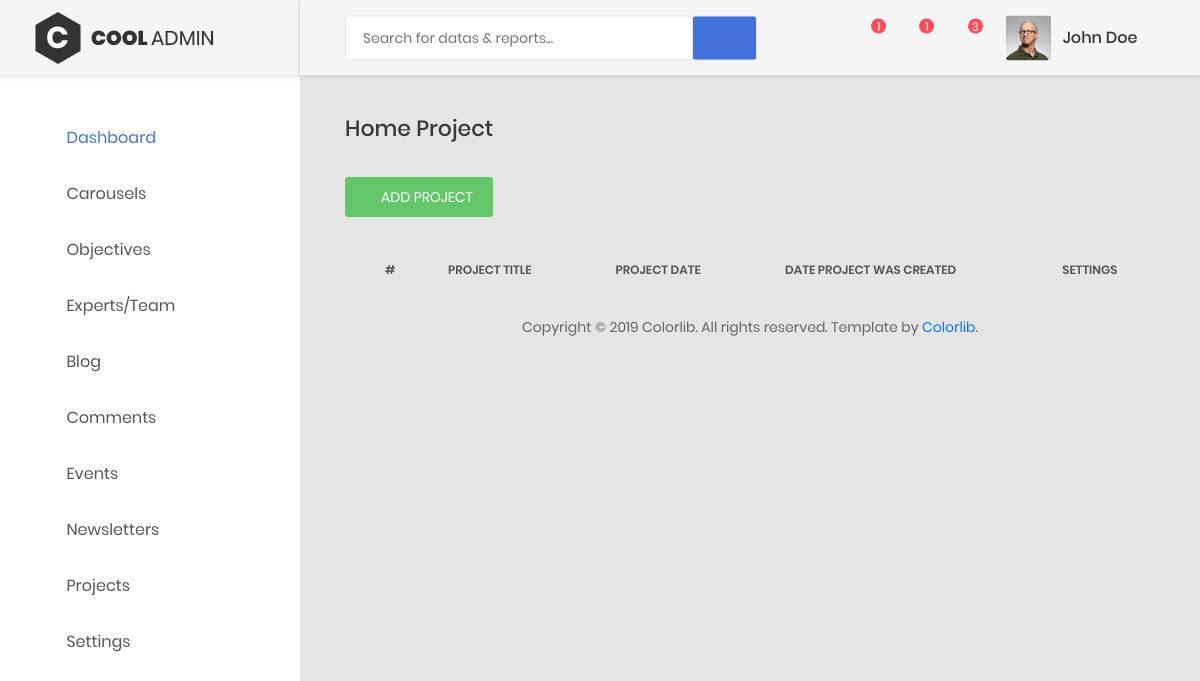
/ccsbadmin/viewProjects/, run on an earlier commit of the app's database.
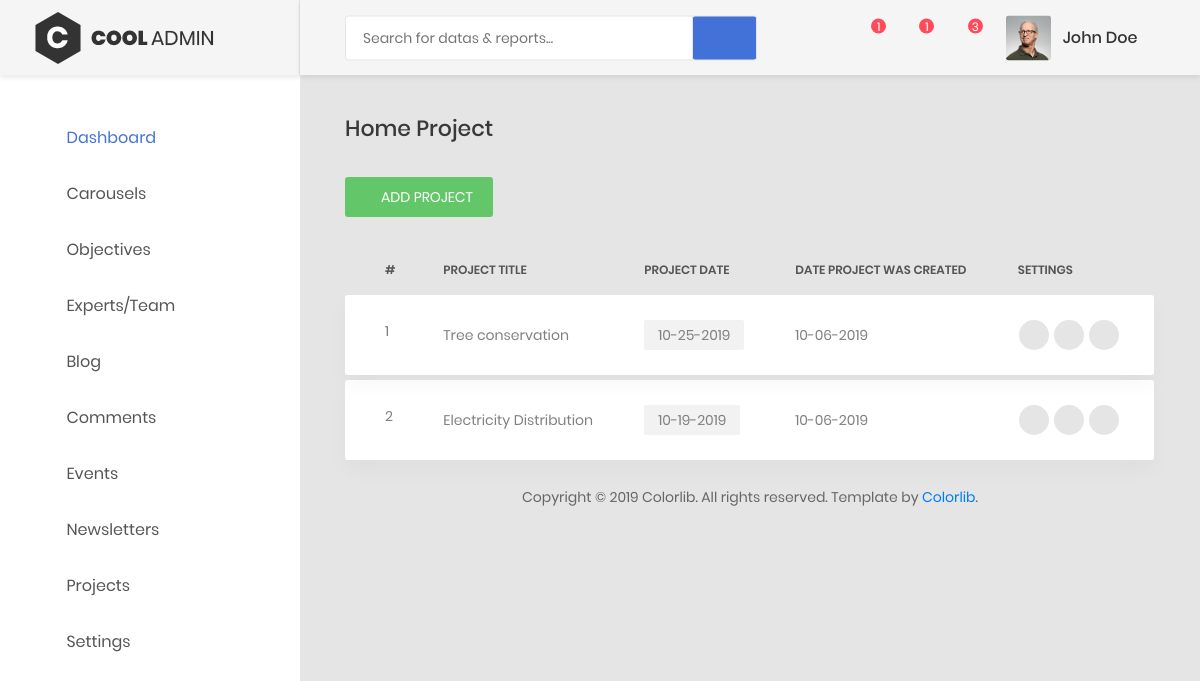
And on a later commit of the database.
### ccsbadmin/models.py (models this page shows, shortened)
class Project(models.Model):
    project_image = models.ImageField(upload_to='project_image', max_length=200, null=False, blank=False)  # height_field=None, width_field=None,
    project_title = models.CharField(max_length=150, null=False, blank=False)
    project_description = models.TextField()
    date = models.DateTimeField(default=datetime.datetime.now())
    created_at = models.DateTimeField(auto_now_add=True)
    updated_at = models.DateTimeField(auto_now=True)

### ccsbadmin/views.py (the view)
# urls.py: path('viewProjects/', views.viewProjects, name='viewProjects'),
def viewProjects(request):
    projects = Project.objects.order_by("-created_at")
    context = {
        'title': "Project",
        'projects': projects,
    }
    return render(request, 'projects/project.html', context)

### ccsbadmin/templates/projects/project.html (shortened to what the changed rows need)
{% extends "aahome/aalayout.html" %}
{% load static %}
    {% block links %}
        <link type="text/css" rel="stylesheet" href="https://cdn.datatables.net/1.10.18/css/dataTables.bootstrap.min.css">
        <link type="text/css" href="https://cdnjs.cloudflare.com/ajax/libs/bootstrap-select/1.10.0/css/bootstrap-select.min.css" rel="stylesheet" />
        <link rel="stylesheet" href="https://cdn.jsdelivr.net/npm/bootstrap-select@1.13.9/dist/css/bootstrap-select.min.css">
    {% endblock links %}
{% block content %}
            <div class="main-content">
                <div class="section__content section__content--p30">
                    <div class="container-fluid">
                        <div class="row">
                            <div class="col-md-12">
                                <div class="table-responsive table-responsive-data2">
                                    <table class="table tablez table-data2">
                                        <thead>
                                            <tr>
                                                <th>#</th>
                                                <th>project title</th>
                                                <th>project date</th>
                                                <th>date project was created</th>
                                                <th>Settings</th>
                                            </tr>
                                        </thead>
                                        <tbody>
                                            {% for project in projects %}
                                                <tr class="tr-shadow ">
                                                    <td>{{ forloop.counter }}</td>
                                                    <td>{{ project.project_title }}</td>
                                                    <td>
                                                        <span class="block-email">{{ project.date|date:"m-d-Y" }}</span>
                                                    </td>
                                                    <td>
                                                        <span class="desc">{{ project.created_at|date:"m-d-Y" }}</span>
                                                    </td>
                                                    <td>
                                                        <div class="table-data-feature">
                                                            <a href="{% url 'CCSBADMIN:viewSingleProjects' project.id %}" class="item" data-toggle="tooltip" data-placement="top" title="View">
                                                                <i class="fa fa-eye"></i>
                                                            </a>
                                                            <button class="item" data-toggle="modal" data-target="#ee{{ project.id }}" data-placement="top" title="Edit">
                                                                <i class="zmdi zmdi-edit"></i>
                                                            </button>
                                                            <button data-toggle="modal" data-target="#dd{{ project.id }}" class="item"  data-placement="top" title="Delete">
                                                                <i class="zmdi zmdi-delete"></i>
                                                            </button>
                                                        </div>
                                                    </td>
                                                </tr>
                                                <tr class="spacer"></tr>
                                            {% endfor %}
                                        </tbody>
                                    </table>
                                </div>
                            </div>
                        </div>
                    </div>
                </div>
            </div>
{% endblock content %}

What changed in the data, as far as the page shows it:
added Project: project_title "Tree conservation", date "10-25-2019", created_at "10-06-2019"
added Project: project_title "Electricity Distribution", date "10-19-2019", created_at "10-06-2019"
